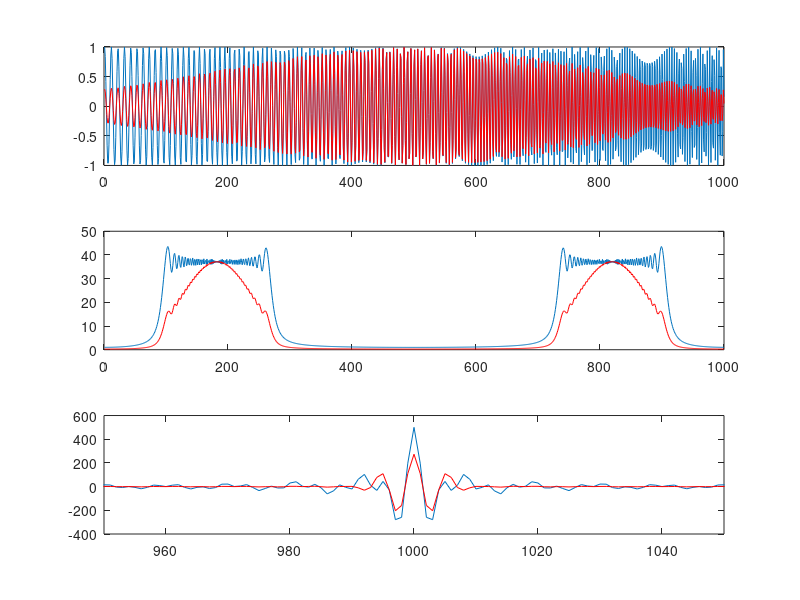

This chart was generated by the following MATLAB code:
T = 1000;
fs = 44100;
t = [0:T-1]/fs;

f1 = 4000;
f2 = 12000;

x = chirp(t,f1,t(T) , f2);
xg = x.*exp(-0.005*abs([0:T-1]-(T-1)/2).^2/T);
figure(1);
clf;
subplot(311);
plot(x);
hold on;
plot(xg,'r');
subplot(312);
plot(abs(fft(x)));
hold on;
plot(abs(fft(xg)),'r');
subplot (313);
plot(xcorr(x,x));
hold on;
plot(xcorr(xg,xg),'r');
axis([950 1050 -400 600])
